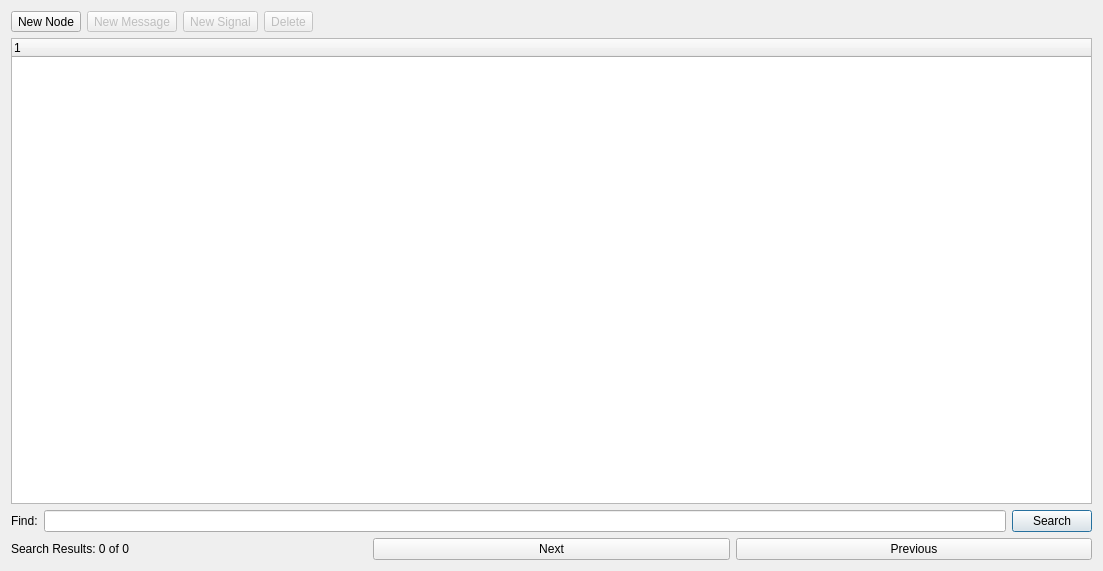
<?xml version="1.0" encoding="UTF-8"?>
<ui version="4.0">
 <class>dbMainEditor</class>
 <widget class="QDialog" name="dbMainEditor">
  <property name="geometry">
   <rect>
    <x>0</x>
    <y>0</y>
    <width>1103</width>
    <height>571</height>
   </rect>
  </property>
  <property name="windowTitle">
   <string>db Editing Window</string>
  </property>
  <layout class="QVBoxLayout" name="verticalLayout_3" stretch="0,5,1">
   <item>
    <layout class="QHBoxLayout" name="horizontalLayout_2">
     <item>
      <widget class="QToolButton" name="btnNewNode">
       <property name="text">
        <string>New Node</string>
       </property>
       <property name="icon">
        <iconset resource="../icons.qrc">
         <normaloff>:/icons/images/node_new.png</normaloff>:/icons/images/node_new.png</iconset>
       </property>
       <property name="toolButtonStyle">
        <enum>Qt::ToolButtonTextUnderIcon</enum>
       </property>
      </widget>
     </item>
     <item>
      <widget class="QToolButton" name="btnNewMessage">
       <property name="enabled">
        <bool>false</bool>
       </property>
       <property name="text">
        <string>New Message</string>
       </property>
       <property name="icon">
        <iconset resource="../icons.qrc">
         <normaloff>:/icons/images/message_new.png</normaloff>:/icons/images/message_new.png</iconset>
       </property>
       <property name="toolButtonStyle">
        <enum>Qt::ToolButtonTextUnderIcon</enum>
       </property>
      </widget>
     </item>
     <item>
      <widget class="QToolButton" name="btnNewSignal">
       <property name="enabled">
        <bool>false</bool>
       </property>
       <property name="text">
        <string>New Signal</string>
       </property>
       <property name="icon">
        <iconset resource="../icons.qrc">
         <normaloff>:/icons/images/signal_new.png</normaloff>:/icons/images/signal_new.png</iconset>
       </property>
       <property name="toolButtonStyle">
        <enum>Qt::ToolButtonTextUnderIcon</enum>
       </property>
      </widget>
     </item>
     <item>
      <widget class="QToolButton" name="btnDelete">
       <property name="enabled">
        <bool>false</bool>
       </property>
       <property name="text">
        <string>Delete</string>
       </property>
       <property name="icon">
        <iconset resource="../icons.qrc">
         <normaloff>:/icons/images/skull.png</normaloff>:/icons/images/skull.png</iconset>
       </property>
       <property name="toolButtonStyle">
        <enum>Qt::ToolButtonTextUnderIcon</enum>
       </property>
      </widget>
     </item>
     <item>
      <spacer name="horizontalSpacer">
       <property name="orientation">
        <enum>Qt::Horizontal</enum>
       </property>
       <property name="sizeHint" stdset="0">
        <size>
         <width>40</width>
         <height>20</height>
        </size>
       </property>
      </spacer>
     </item>
    </layout>
   </item>
   <item>
    <layout class="QVBoxLayout" name="verticalLayout_2">
     <item>
      <widget class="QTreeWidget" name="treedb">
       <property name="dragEnabled">
        <bool>false</bool>
       </property>
       <property name="dragDropMode">
        <enum>QAbstractItemView::NoDragDrop</enum>
       </property>
       <property name="defaultDropAction">
        <enum>Qt::IgnoreAction</enum>
       </property>
       <property name="selectionMode">
        <enum>QAbstractItemView::SingleSelection</enum>
       </property>
       <property name="indentation">
        <number>28</number>
       </property>
       <property name="headerHidden">
        <bool>false</bool>
       </property>
       <property name="expandsOnDoubleClick">
        <bool>false</bool>
       </property>
       <property name="columnCount">
        <number>1</number>
       </property>
       <attribute name="headerVisible">
        <bool>true</bool>
       </attribute>
       <attribute name="headerStretchLastSection">
        <bool>true</bool>
       </attribute>
       <column>
        <property name="text">
         <string notr="true">1</string>
        </property>
       </column>
      </widget>
     </item>
    </layout>
   </item>
   <item>
    <layout class="QVBoxLayout" name="verticalLayout">
     <item>
      <layout class="QHBoxLayout" name="horizontalLayout">
       <item>
        <widget class="QLabel" name="label_3">
         <property name="text">
          <string>Find:</string>
         </property>
        </widget>
       </item>
       <item>
        <widget class="QLineEdit" name="lineSearch"/>
       </item>
       <item>
        <widget class="QPushButton" name="btnSearch">
         <property name="text">
          <string>Search</string>
         </property>
        </widget>
       </item>
      </layout>
     </item>
     <item>
      <layout class="QHBoxLayout" name="horizontalLayout_3">
       <item>
        <widget class="QLabel" name="lblSearchPos">
         <property name="text">
          <string>Search Results: 0 of 0</string>
         </property>
        </widget>
       </item>
       <item>
        <widget class="QPushButton" name="btnSearchNext">
         <property name="text">
          <string>Next</string>
         </property>
        </widget>
       </item>
       <item>
        <widget class="QPushButton" name="btnSearchPrev">
         <property name="text">
          <string>Previous</string>
         </property>
        </widget>
       </item>
      </layout>
     </item>
    </layout>
   </item>
  </layout>
 </widget>
 <resources>
  <include location="../icons.qrc"/>
 </resources>
 <connections/>
</ui>
